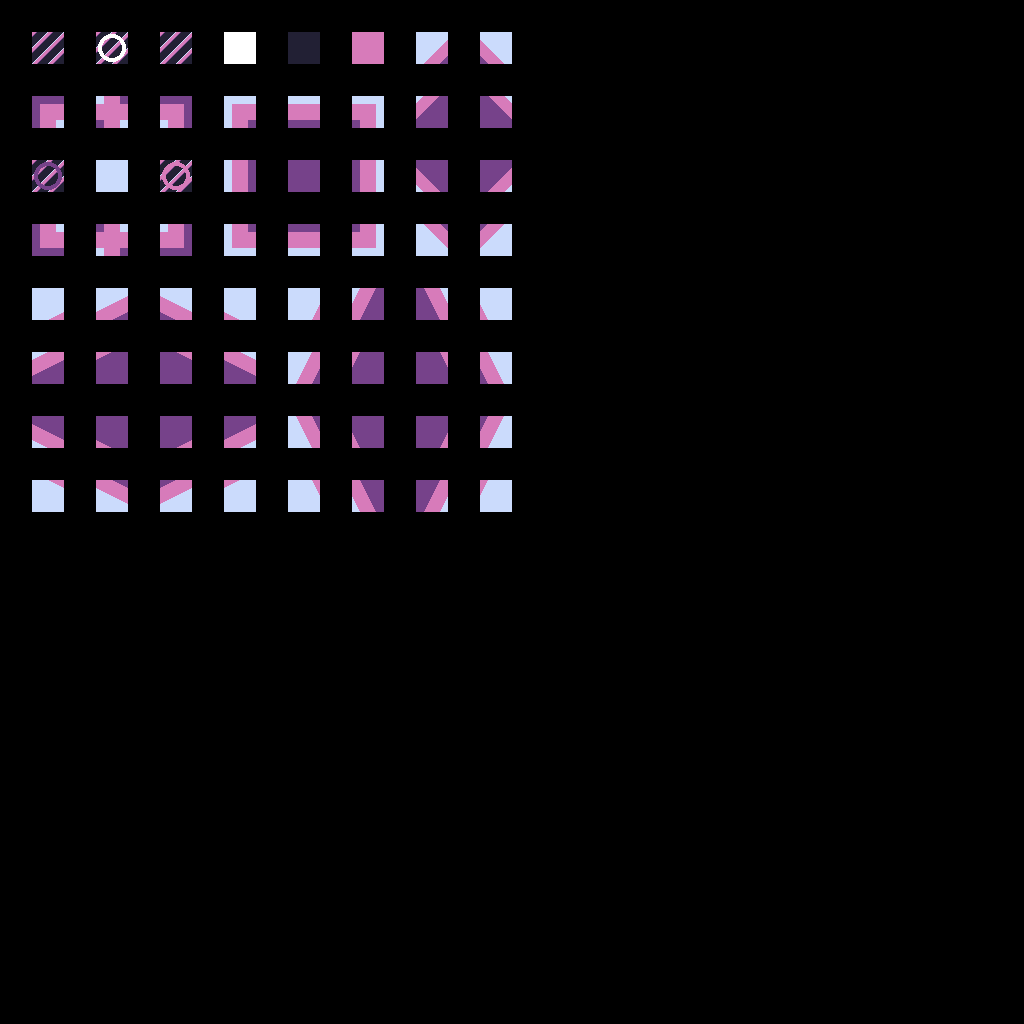

This game map was drawn from its Tiled (.tmx) file and the tilesets committed beside it. A one-line description and the full map source follow:
An orthogonal 32x32 tile map with 32x32 px tiles, 3 tile layers (regions, input_intermediate, output_intermediate).

<map version="1.2" tiledversion="1.3.1" orientation="orthogonal" renderorder="right-down" compressionlevel="0" width="32" height="32" tilewidth="32" tileheight="32" infinite="0" nextlayerid="4" nextobjectid="1">
 <tileset firstgid="1" source="../tilesets/primitives.tsx" />
 <layer id="1" name="regions" width="32" height="32">
  <data encoding="csv">
0,0,0,0,0,0,0,0,0,0,0,0,0,0,0,0,0,0,0,0,0,0,0,0,0,0,0,0,0,0,0,0,
0,3,0,3,0,3,0,3,0,3,0,3,0,3,0,3,0,0,0,0,0,0,0,0,0,0,0,0,0,0,0,0,
0,0,0,0,0,0,0,0,0,0,0,0,0,0,0,0,0,0,0,0,0,0,0,0,0,0,0,0,0,0,0,0,
0,3,0,3,0,3,0,3,0,3,0,3,0,3,0,3,0,0,0,0,0,0,0,0,0,0,0,0,0,0,0,0,
0,0,0,0,0,0,0,0,0,0,0,0,0,0,0,0,0,0,0,0,0,0,0,0,0,0,0,0,0,0,0,0,
0,3,0,3,0,3,0,3,0,3,0,3,0,3,0,3,0,0,0,0,0,0,0,0,0,0,0,0,0,0,0,0,
0,0,0,0,0,0,0,0,0,0,0,0,0,0,0,0,0,0,0,0,0,0,0,0,0,0,0,0,0,0,0,0,
0,3,0,3,0,3,0,3,0,3,0,3,0,3,0,3,0,0,0,0,0,0,0,0,0,0,0,0,0,0,0,0,
0,0,0,0,0,0,0,0,0,0,0,0,0,0,0,0,0,0,0,0,0,0,0,0,0,0,0,0,0,0,0,0,
0,3,0,3,0,3,0,3,0,3,0,3,0,3,0,3,0,0,0,0,0,0,0,0,0,0,0,0,0,0,0,0,
0,0,0,0,0,0,0,0,0,0,0,0,0,0,0,0,0,0,0,0,0,0,0,0,0,0,0,0,0,0,0,0,
0,3,0,3,0,3,0,3,0,3,0,3,0,3,0,3,0,0,0,0,0,0,0,0,0,0,0,0,0,0,0,0,
0,0,0,0,0,0,0,0,0,0,0,0,0,0,0,0,0,0,0,0,0,0,0,0,0,0,0,0,0,0,0,0,
0,3,0,3,0,3,0,3,0,3,0,3,0,3,0,3,0,0,0,0,0,0,0,0,0,0,0,0,0,0,0,0,
0,0,0,0,0,0,0,0,0,0,0,0,0,0,0,0,0,0,0,0,0,0,0,0,0,0,0,0,0,0,0,0,
0,3,0,3,0,3,0,3,0,3,0,3,0,3,0,3,0,0,0,0,0,0,0,0,0,0,0,0,0,0,0,0,
0,0,0,0,0,0,0,0,0,0,0,0,0,0,0,0,0,0,0,0,0,0,0,0,0,0,0,0,0,0,0,0,
0,0,0,0,0,0,0,0,0,0,0,0,0,0,0,0,0,0,0,0,0,0,0,0,0,0,0,0,0,0,0,0,
0,0,0,0,0,0,0,0,0,0,0,0,0,0,0,0,0,0,0,0,0,0,0,0,0,0,0,0,0,0,0,0,
0,0,0,0,0,0,0,0,0,0,0,0,0,0,0,0,0,0,0,0,0,0,0,0,0,0,0,0,0,0,0,0,
0,0,0,0,0,0,0,0,0,0,0,0,0,0,0,0,0,0,0,0,0,0,0,0,0,0,0,0,0,0,0,0,
0,0,0,0,0,0,0,0,0,0,0,0,0,0,0,0,0,0,0,0,0,0,0,0,0,0,0,0,0,0,0,0,
0,0,0,0,0,0,0,0,0,0,0,0,0,0,0,0,0,0,0,0,0,0,0,0,0,0,0,0,0,0,0,0,
0,0,0,0,0,0,0,0,0,0,0,0,0,0,0,0,0,0,0,0,0,0,0,0,0,0,0,0,0,0,0,0,
0,0,0,0,0,0,0,0,0,0,0,0,0,0,0,0,0,0,0,0,0,0,0,0,0,0,0,0,0,0,0,0,
0,0,0,0,0,0,0,0,0,0,0,0,0,0,0,0,0,0,0,0,0,0,0,0,0,0,0,0,0,0,0,0,
0,0,0,0,0,0,0,0,0,0,0,0,0,0,0,0,0,0,0,0,0,0,0,0,0,0,0,0,0,0,0,0,
0,0,0,0,0,0,0,0,0,0,0,0,0,0,0,0,0,0,0,0,0,0,0,0,0,0,0,0,0,0,0,0,
0,0,0,0,0,0,0,0,0,0,0,0,0,0,0,0,0,0,0,0,0,0,0,0,0,0,0,0,0,0,0,0,
0,0,0,0,0,0,0,0,0,0,0,0,0,0,0,0,0,0,0,0,0,0,0,0,0,0,0,0,0,0,0,0,
0,0,0,0,0,0,0,0,0,0,0,0,0,0,0,0,0,0,0,0,0,0,0,0,0,0,0,0,0,0,0,0,
0,0,0,0,0,0,0,0,0,0,0,0,0,0,0,0,0,0,0,0,0,0,0,0,0,0,0,0,0,0,0,0
</data>
 </layer>
 <layer id="2" name="input_intermediate" width="32" height="32">
  <properties>
   <property name="StrictEmpty" type="bool" value="true" />
  </properties>
  <data encoding="csv">
0,0,0,0,0,0,0,0,0,0,0,0,0,0,0,0,0,0,0,0,0,0,0,0,0,0,0,0,0,0,0,0,
0,1,0,2,0,3,0,4,0,5,0,6,0,7,0,8,0,0,0,0,0,0,0,0,0,0,0,0,0,0,0,0,
0,0,0,0,0,0,0,0,0,0,0,0,0,0,0,0,0,0,0,0,0,0,0,0,0,0,0,0,0,0,0,0,
0,9,0,10,0,11,0,12,0,13,0,14,0,15,0,16,0,0,0,0,0,0,0,0,0,0,0,0,0,0,0,0,
0,0,0,0,0,0,0,0,0,0,0,0,0,0,0,0,0,0,0,0,0,0,0,0,0,0,0,0,0,0,0,0,
0,17,0,18,0,19,0,20,0,21,0,22,0,23,0,24,0,0,0,0,0,0,0,0,0,0,0,0,0,0,0,0,
0,0,0,0,0,0,0,0,0,0,0,0,0,0,0,0,0,0,0,0,0,0,0,0,0,0,0,0,0,0,0,0,
0,25,0,26,0,27,0,28,0,29,0,30,0,31,0,32,0,0,0,0,0,0,0,0,0,0,0,0,0,0,0,0,
0,0,0,0,0,0,0,0,0,0,0,0,0,0,0,0,0,0,0,0,0,0,0,0,0,0,0,0,0,0,0,0,
0,33,0,34,0,35,0,36,0,37,0,38,0,39,0,40,0,0,0,0,0,0,0,0,0,0,0,0,0,0,0,0,
0,0,0,0,0,0,0,0,0,0,0,0,0,0,0,0,0,0,0,0,0,0,0,0,0,0,0,0,0,0,0,0,
0,41,0,42,0,43,0,44,0,45,0,46,0,47,0,48,0,0,0,0,0,0,0,0,0,0,0,0,0,0,0,0,
0,0,0,0,0,0,0,0,0,0,0,0,0,0,0,0,0,0,0,0,0,0,0,0,0,0,0,0,0,0,0,0,
0,49,0,50,0,51,0,52,0,53,0,54,0,55,0,56,0,0,0,0,0,0,0,0,0,0,0,0,0,0,0,0,
0,0,0,0,0,0,0,0,0,0,0,0,0,0,0,0,0,0,0,0,0,0,0,0,0,0,0,0,0,0,0,0,
0,57,0,58,0,59,0,60,0,61,0,62,0,63,0,64,0,0,0,0,0,0,0,0,0,0,0,0,0,0,0,0,
0,0,0,0,0,0,0,0,0,0,0,0,0,0,0,0,0,0,0,0,0,0,0,0,0,0,0,0,0,0,0,0,
0,0,0,0,0,0,0,0,0,0,0,0,0,0,0,0,0,0,0,0,0,0,0,0,0,0,0,0,0,0,0,0,
0,0,0,0,0,0,0,0,0,0,0,0,0,0,0,0,0,0,0,0,0,0,0,0,0,0,0,0,0,0,0,0,
0,0,0,0,0,0,0,0,0,0,0,0,0,0,0,0,0,0,0,0,0,0,0,0,0,0,0,0,0,0,0,0,
0,0,0,0,0,0,0,0,0,0,0,0,0,0,0,0,0,0,0,0,0,0,0,0,0,0,0,0,0,0,0,0,
0,0,0,0,0,0,0,0,0,0,0,0,0,0,0,0,0,0,0,0,0,0,0,0,0,0,0,0,0,0,0,0,
0,0,0,0,0,0,0,0,0,0,0,0,0,0,0,0,0,0,0,0,0,0,0,0,0,0,0,0,0,0,0,0,
0,0,0,0,0,0,0,0,0,0,0,0,0,0,0,0,0,0,0,0,0,0,0,0,0,0,0,0,0,0,0,0,
0,0,0,0,0,0,0,0,0,0,0,0,0,0,0,0,0,0,0,0,0,0,0,0,0,0,0,0,0,0,0,0,
0,0,0,0,0,0,0,0,0,0,0,0,0,0,0,0,0,0,0,0,0,0,0,0,0,0,0,0,0,0,0,0,
0,0,0,0,0,0,0,0,0,0,0,0,0,0,0,0,0,0,0,0,0,0,0,0,0,0,0,0,0,0,0,0,
0,0,0,0,0,0,0,0,0,0,0,0,0,0,0,0,0,0,0,0,0,0,0,0,0,0,0,0,0,0,0,0,
0,0,0,0,0,0,0,0,0,0,0,0,0,0,0,0,0,0,0,0,0,0,0,0,0,0,0,0,0,0,0,0,
0,0,0,0,0,0,0,0,0,0,0,0,0,0,0,0,0,0,0,0,0,0,0,0,0,0,0,0,0,0,0,0,
0,0,0,0,0,0,0,0,0,0,0,0,0,0,0,0,0,0,0,0,0,0,0,0,0,0,0,0,0,0,0,0,
0,0,0,0,0,0,0,0,0,0,0,0,0,0,0,0,0,0,0,0,0,0,0,0,0,0,0,0,0,0,0,0
</data>
 </layer>
 <layer id="3" name="output_intermediate" width="32" height="32">
  <data encoding="csv">
0,0,0,0,0,0,0,0,0,0,0,0,0,0,0,0,0,0,0,0,0,0,0,0,0,0,0,0,0,0,0,0,
0,1,0,1,0,1,0,1,0,1,0,1,0,1,0,1,0,0,0,0,0,0,0,0,0,0,0,0,0,0,0,0,
0,0,0,0,0,0,0,0,0,0,0,0,0,0,0,0,0,0,0,0,0,0,0,0,0,0,0,0,0,0,0,0,
0,1,0,1,0,1,0,1,0,1,0,1,0,1,0,1,0,0,0,0,0,0,0,0,0,0,0,0,0,0,0,0,
0,0,0,0,0,0,0,0,0,0,0,0,0,0,0,0,0,0,0,0,0,0,0,0,0,0,0,0,0,0,0,0,
0,1,0,1,0,1,0,1,0,1,0,1,0,1,0,1,0,0,0,0,0,0,0,0,0,0,0,0,0,0,0,0,
0,0,0,0,0,0,0,0,0,0,0,0,0,0,0,0,0,0,0,0,0,0,0,0,0,0,0,0,0,0,0,0,
0,1,0,1,0,1,0,1,0,1,0,1,0,1,0,1,0,0,0,0,0,0,0,0,0,0,0,0,0,0,0,0,
0,0,0,0,0,0,0,0,0,0,0,0,0,0,0,0,0,0,0,0,0,0,0,0,0,0,0,0,0,0,0,0,
0,1,0,1,0,1,0,1,0,1,0,1,0,1,0,1,0,0,0,0,0,0,0,0,0,0,0,0,0,0,0,0,
0,0,0,0,0,0,0,0,0,0,0,0,0,0,0,0,0,0,0,0,0,0,0,0,0,0,0,0,0,0,0,0,
0,1,0,1,0,1,0,1,0,1,0,1,0,1,0,1,0,0,0,0,0,0,0,0,0,0,0,0,0,0,0,0,
0,0,0,0,0,0,0,0,0,0,0,0,0,0,0,0,0,0,0,0,0,0,0,0,0,0,0,0,0,0,0,0,
0,1,0,1,0,1,0,1,0,1,0,1,0,1,0,1,0,0,0,0,0,0,0,0,0,0,0,0,0,0,0,0,
0,0,0,0,0,0,0,0,0,0,0,0,0,0,0,0,0,0,0,0,0,0,0,0,0,0,0,0,0,0,0,0,
0,1,0,1,0,1,0,1,0,1,0,1,0,1,0,1,0,0,0,0,0,0,0,0,0,0,0,0,0,0,0,0,
0,0,0,0,0,0,0,0,0,0,0,0,0,0,0,0,0,0,0,0,0,0,0,0,0,0,0,0,0,0,0,0,
0,0,0,0,0,0,0,0,0,0,0,0,0,0,0,0,0,0,0,0,0,0,0,0,0,0,0,0,0,0,0,0,
0,0,0,0,0,0,0,0,0,0,0,0,0,0,0,0,0,0,0,0,0,0,0,0,0,0,0,0,0,0,0,0,
0,0,0,0,0,0,0,0,0,0,0,0,0,0,0,0,0,0,0,0,0,0,0,0,0,0,0,0,0,0,0,0,
0,0,0,0,0,0,0,0,0,0,0,0,0,0,0,0,0,0,0,0,0,0,0,0,0,0,0,0,0,0,0,0,
0,0,0,0,0,0,0,0,0,0,0,0,0,0,0,0,0,0,0,0,0,0,0,0,0,0,0,0,0,0,0,0,
0,0,0,0,0,0,0,0,0,0,0,0,0,0,0,0,0,0,0,0,0,0,0,0,0,0,0,0,0,0,0,0,
0,0,0,0,0,0,0,0,0,0,0,0,0,0,0,0,0,0,0,0,0,0,0,0,0,0,0,0,0,0,0,0,
0,0,0,0,0,0,0,0,0,0,0,0,0,0,0,0,0,0,0,0,0,0,0,0,0,0,0,0,0,0,0,0,
0,0,0,0,0,0,0,0,0,0,0,0,0,0,0,0,0,0,0,0,0,0,0,0,0,0,0,0,0,0,0,0,
0,0,0,0,0,0,0,0,0,0,0,0,0,0,0,0,0,0,0,0,0,0,0,0,0,0,0,0,0,0,0,0,
0,0,0,0,0,0,0,0,0,0,0,0,0,0,0,0,0,0,0,0,0,0,0,0,0,0,0,0,0,0,0,0,
0,0,0,0,0,0,0,0,0,0,0,0,0,0,0,0,0,0,0,0,0,0,0,0,0,0,0,0,0,0,0,0,
0,0,0,0,0,0,0,0,0,0,0,0,0,0,0,0,0,0,0,0,0,0,0,0,0,0,0,0,0,0,0,0,
0,0,0,0,0,0,0,0,0,0,0,0,0,0,0,0,0,0,0,0,0,0,0,0,0,0,0,0,0,0,0,0,
0,0,0,0,0,0,0,0,0,0,0,0,0,0,0,0,0,0,0,0,0,0,0,0,0,0,0,0,0,0,0,0
</data>
 </layer>
</map>
